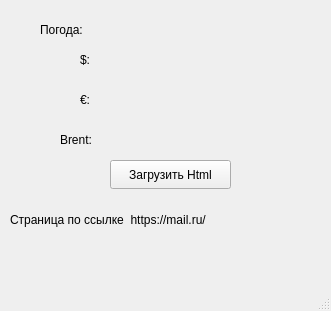
<?xml version="1.0" encoding="UTF-8"?>
<ui version="4.0">
 <class>MainWindow</class>
 <widget class="QMainWindow" name="MainWindow">
  <property name="geometry">
   <rect>
    <x>0</x>
    <y>0</y>
    <width>331</width>
    <height>311</height>
   </rect>
  </property>
  <property name="windowTitle">
   <string>MainWindow</string>
  </property>
  <widget class="QWidget" name="centralwidget">
   <widget class="QLabel" name="label">
    <property name="geometry">
     <rect>
      <x>40</x>
      <y>20</y>
      <width>63</width>
      <height>20</height>
     </rect>
    </property>
    <property name="text">
     <string>Погода:</string>
    </property>
   </widget>
   <widget class="QLabel" name="weatherInfo">
    <property name="geometry">
     <rect>
      <x>110</x>
      <y>20</y>
      <width>311</width>
      <height>21</height>
     </rect>
    </property>
    <property name="text">
     <string/>
    </property>
   </widget>
   <widget class="QLabel" name="label_2">
    <property name="geometry">
     <rect>
      <x>80</x>
      <y>50</y>
      <width>21</width>
      <height>20</height>
     </rect>
    </property>
    <property name="text">
     <string>$:</string>
    </property>
   </widget>
   <widget class="QLabel" name="dollarInfo">
    <property name="geometry">
     <rect>
      <x>120</x>
      <y>50</y>
      <width>361</width>
      <height>20</height>
     </rect>
    </property>
    <property name="text">
     <string/>
    </property>
   </widget>
   <widget class="QLabel" name="label_3">
    <property name="geometry">
     <rect>
      <x>80</x>
      <y>90</y>
      <width>16</width>
      <height>20</height>
     </rect>
    </property>
    <property name="text">
     <string>€:</string>
    </property>
   </widget>
   <widget class="QLabel" name="euroInfo">
    <property name="geometry">
     <rect>
      <x>110</x>
      <y>90</y>
      <width>351</width>
      <height>20</height>
     </rect>
    </property>
    <property name="text">
     <string/>
    </property>
   </widget>
   <widget class="QLabel" name="label_4">
    <property name="geometry">
     <rect>
      <x>60</x>
      <y>130</y>
      <width>41</width>
      <height>20</height>
     </rect>
    </property>
    <property name="text">
     <string>Brent:</string>
    </property>
   </widget>
   <widget class="QLabel" name="brentInfo">
    <property name="geometry">
     <rect>
      <x>110</x>
      <y>130</y>
      <width>341</width>
      <height>20</height>
     </rect>
    </property>
    <property name="text">
     <string/>
    </property>
   </widget>
   <widget class="QPushButton" name="pushButton">
    <property name="geometry">
     <rect>
      <x>110</x>
      <y>160</y>
      <width>121</width>
      <height>29</height>
     </rect>
    </property>
    <property name="text">
     <string>Загрузить Html</string>
    </property>
   </widget>
   <widget class="QLabel" name="label_5">
    <property name="geometry">
     <rect>
      <x>10</x>
      <y>210</y>
      <width>301</width>
      <height>20</height>
     </rect>
    </property>
    <property name="text">
     <string>Страница по ссылке  https://mail.ru/</string>
    </property>
   </widget>
  </widget>
  <widget class="QMenuBar" name="menubar">
   <property name="geometry">
    <rect>
     <x>0</x>
     <y>0</y>
     <width>331</width>
     <height>26</height>
    </rect>
   </property>
  </widget>
  <widget class="QStatusBar" name="statusbar"/>
 </widget>
 <resources/>
 <connections/>
</ui>
